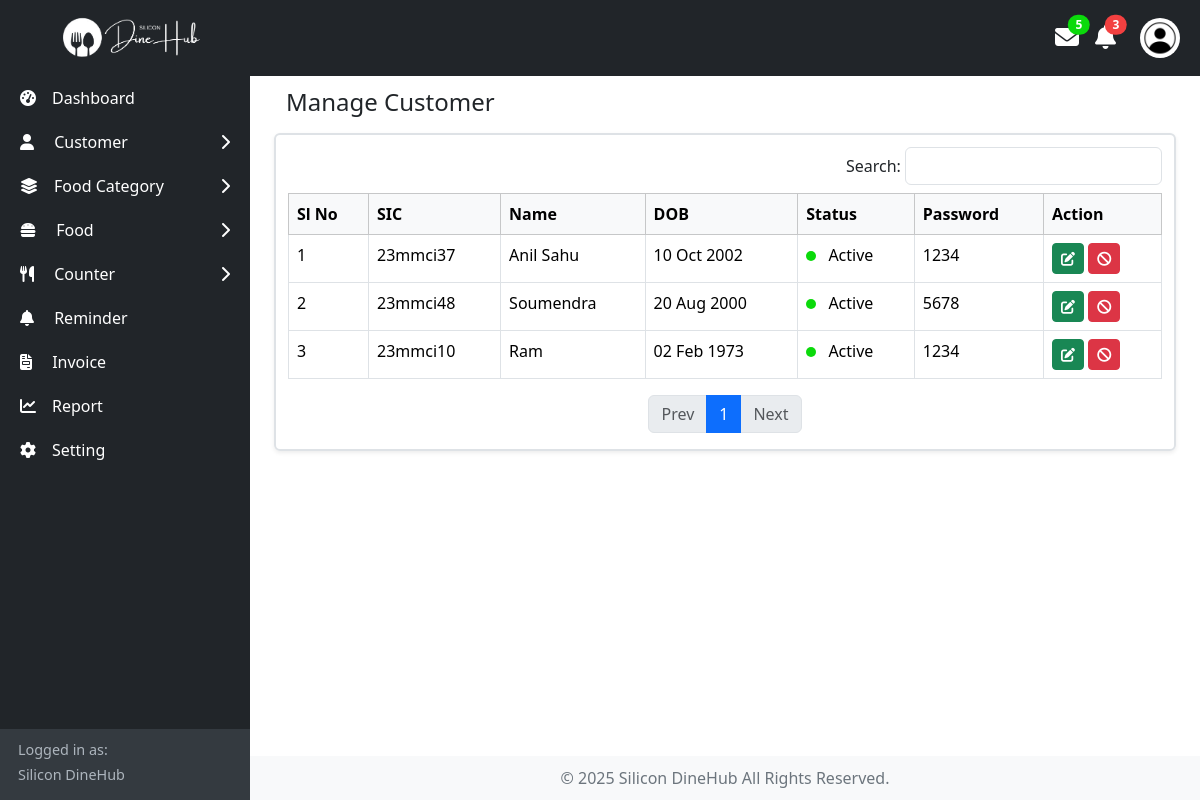
Before: /admin/customerManage.php (signed in) with the older database file.
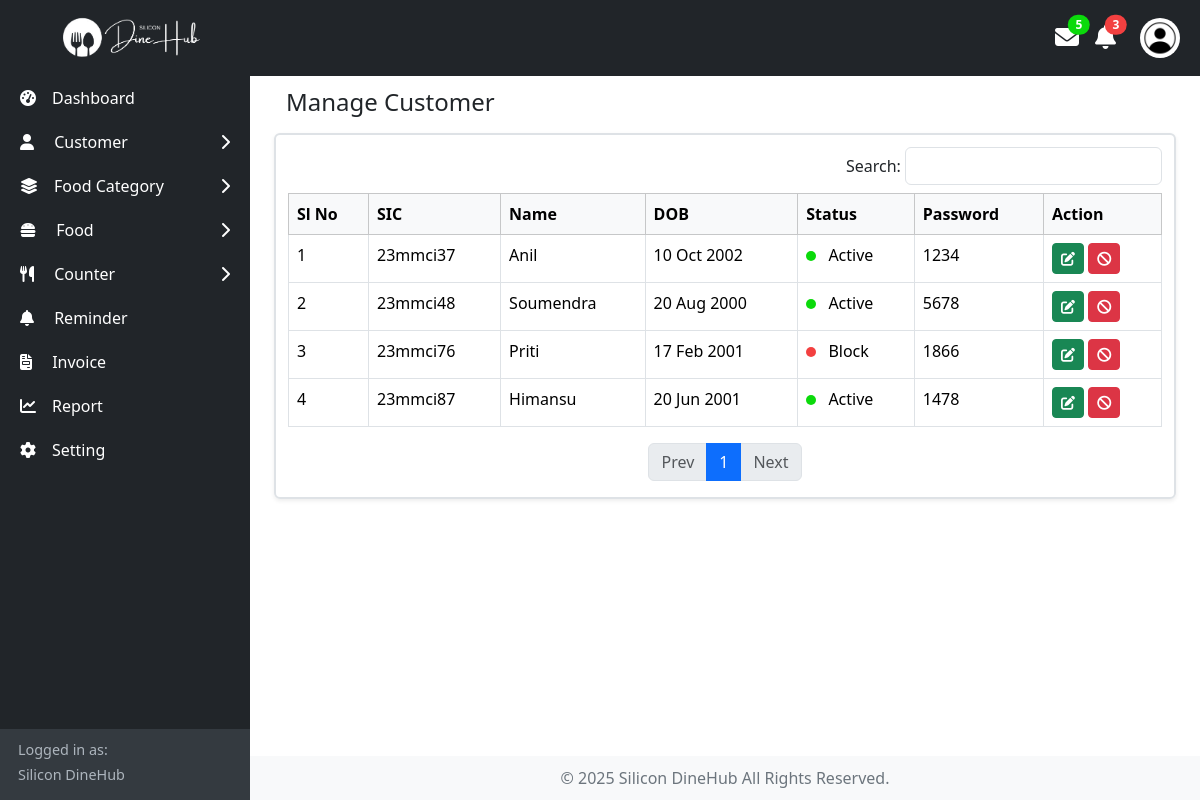
After: the same page with the newer database file.
### tables this page shows
CREATE TABLE `student` (
  `studentID` int(11) NOT NULL,
  `sic` varchar(255) NOT NULL,
  `seID` int(11) DEFAULT NULL,
  `name` varchar(255) NOT NULL,
  `dob` date NOT NULL,
  `password` varchar(128) NOT NULL,
  `isActive` varchar(5) NOT NULL
);

### dbFunctions/studentdb.php (called while the page is built, shortened)
<?php
function getAllStudents() {
    $conn = null;
    $stmt = null;
    try {
        $conn = dbConnection();
        $stmt = $conn->prepare("SELECT * FROM student");
        $stmt->execute();
        $res = $stmt->get_result();
        if($res->num_rows>0){
            return $res;
        }else{
            return "error";
        }
    } catch (Exception $e) {
        error_log($e->getMessage());
        return "error: " . $e->getMessage();
    } finally{
        $stmt->close();
        $conn->close();
    }
}
?>

### admin/customerManage.php (the view, shortened to what this page needs)
<?php
include_once "adminNavbar.php";
require_once "../dbFunctions/studentdb.php";
?>
<section class="content w-100">
    <div class="row mt-2 ms-1 me-1">
        <h4 class="mb-3">Manage Customer</h4>
        <div class="col-md-12 border border-2 pt-1 shadow-sm rounded">
            <div class="row text-end">
                <div class="mb-2 mt-2">
                    <div>
                        Search: <input type="text" class="form-control d-inline-block w-auto" >
                    </div>
                </div>
            </div>
            <div class="d-flex justify-content-between">
                <table class="table table-bordered table-responsive" id="myTable">
                    <thead class="table-light">
                        <tr>
                            <th>Sl No</th>
                            <th>SIC</th>
                            <th>Name</th>
                            <th>DOB</th>
                            <th>Status</th>
                            <th>Password</th>
                            <th>Action</th>
                        </tr>
                    </thead>
                    <tbody>
                        <?php
                            $sl = 1;
                            $result = getAllStudents();
                            while($std = $result->fetch_assoc()){
                                ?>
                                <tr>
                                    <td><?= $sl++?></td>
                                    <td><?= $std['sic']?></td>
                                    <td><?= $std['name']?></td>
                                    <td><?= date('d M Y', strtotime($std['dob'])) ?></td>
                                    <td>
                                        <span
                                            class="d-inline-block rounded-circle me-2"
                                            style="height: 10px; width: 10px; background-color: <?= $std['isActive'] ? 'rgb(11, 218, 11)' : 'rgb(243, 64, 64)' ?>;">
                                        </span>
                                        <?= $std['isActive'] ? 'Active' : 'Block' ?>
                                    </td>
                                    <td><?= $std['password']?></td>
                                    <td>
                                        <a href="details.php?id=<?php echo $std['studentID'] ?>" class="btn btn-success btn-sm"><i class="fa-solid fa-edit"></i></a>
                                        <a href="delete.php?id=<?php echo $std['studentID'] ?>" class="btn btn-danger btn-sm" id=""deleteStudent><i class="fa-solid fa-ban"></i></a>
                                    </td>
                                </tr>
                                <?php
                            }
                        ?>
                    </tbody>
                </table>
            </div>
            <nav>
                <ul class="pagination justify-content-center" id="pagination">
                </ul>
            </nav>
        </div>
    </div>
</section>
<?php include_once "adminFooter.php"; ?>

### admin/adminNavbar.php (shortened to what this page needs)
<!DOCTYPE html>
<html lang="en">
<head>
  <link href="./../assets/bootstrap/bootstrap.min.css" rel="stylesheet" />
  <link rel="stylesheet" href="./../assets/fontawesome/css/fontawesome.css">
  <link rel="stylesheet" href="./../assets/fontawesome/css/regular.css">
  <link rel="stylesheet" href="./../assets/fontawesome/css/solid.css">
  <link rel="stylesheet" href="./../assets/fontawesome/css/brands.css">
  <link href="./../assets/css/AdminCss/style.css" rel="stylesheet" />
  <link href="./../assets/toastr/toastr.min.css" rel="stylesheet">
</head>
<body>
  <nav class="navbar navbar-expand-lg navbar-dark bg-dark">
    <div class="container-fluid">
      <a class="navbar-brand ps-5" href="./index.php">
        <img src="../assets/images/logo.png" alt="logo" />
      </a>
      <div class="collapse navbar-collapse" id="navbarNav">
        <div class="d-flex justify-content-center align-items-center ms-auto">
          <div class="me-3 position-relative">
            <a href="#" class="text-decoration-none">
              <i class="fa-solid fa-envelope" style="font-size: 1.5rem; color: white"></i>
              <span class="position-absolute me-2 top-0 start-100 translate-middle badge rounded-pill"
                id="notification" style="background-color: rgb(11, 218, 11)">5</span>
            </a>
          </div>
          <div class="me-3 position-relative">
            <a href="#" class="text-decoration-none">
              <i class="fa-solid fa-bell" style="font-size: 1.5rem; color: white"></i>
              <span class="position-absolute me-2 top-0 start-100 translate-middle badge rounded-pill"
                id="notification" style="background-color: rgb(243, 64, 64)">3</span>
            </a>
          </div>
          <ul class="navbar-nav">
            <li class="nav-item dropdown">
              <a class="nav-link dropdown-toggle" href="#" id="navbarDropdown" role="button"
                data-bs-toggle="dropdown" aria-expanded="false">
                <img src="../assets/images/admin_Profile_image.jpg" alt="profile" class="profile-logo" />
              </a>
            </li>
          </ul>
        </div>
      </div>
    </div>
  </nav>
    <aside class="sidebar bg-dark">
      <div>
        <a href="./index.php" class="mt-3">
          <div><i class="fas fa-tachometer-alt me-3"></i>Dashboard</div>
        </a>
        <div>
          <a href="#customer" class="dropdown-toggle" data-bs-toggle="collapse" aria-expanded="false">
            <div><i class="fa-solid fa-user me-3"></i> Customer</div> <i class="fa-solid fa-chevron-right"></i>
          </a>
        </div>
        <div>
          <a href="#foodCategory" class="dropdown-toggle" data-bs-toggle="collapse" aria-expanded="false">
            <div><i class="fa-solid fa-layer-group me-3"></i>Food Category</div><i class="fa-solid fa-chevron-right"></i>
          </a>
        </div>
        <div>
          <a href="#food" class="dropdown-toggle" data-bs-toggle="collapse" aria-expanded="false">
            <div><i class="fa-solid fa-burger me-3"></i> Food</div> <i class="fa-solid fa-chevron-right"></i>
          </a>
        </div>
        <div>
          <a href="#counter" class="dropdown-toggle" data-bs-toggle="collapse" aria-expanded="false">
            <div><i class="fa-solid fa-utensils me-3"></i> Counter</div> <i class="fa-solid fa-chevron-right"></i>
          </a>
        </div>
        <div>
          <a href="#dashboard" class="">
            <div><i class="fa-solid fa-bell me-3"></i> Reminder</div>
          </a>
        </div>
        <div>
          <a href="#dashboard" class="">
            <div><i class="fas fa-file-invoice me-3"></i> Invoice</div>
          </a>
        </div>
        <div>
          <a href="#dashboard" class="">
            <div><i class="fas fa-chart-line me-3"></i>Report</div>
          </a>
        </div>
        <div>
          <a href="#dashboard" class="">
            <div><i class="fa-solid fa-gear me-3"></i>Setting</div>
          </a>
        </div>
    </div>
    <div class="sidebar-footer text-start">
      <div class="sidebar-footer-content ms-2">
        <p class="my-0">Logged in as:</p>
        <p class="my-1">Silicon DineHub</p>
      </div>
    </div>
  </aside>

### admin/adminFooter.php (shortened to what this page needs)
    <footer class="d-flex">
      <div class="mx-auto">&copy; <span class="currentYear"></span> Silicon DineHub All Rights Reserved.</div>
    </footer>
  </body>
</html>

### assets/css/AdminCss/style.css (style rules this page uses)
* { padding: 0; margin: 0; box-sizing: border-box; }
body { display: flex; }
.navbar { position: fixed; top: 0; left: 0; width: 100%; z-index: 1050; }
.navbar-brand img { height: 50px; }
.content { margin-left: 250px; margin-top: 60px; padding: 20px; }
.sidebar { height: 100vh; color: white; width: 250px; position: fixed; top: 0; left: 0; padding-top: 60px; display: flex; flex-direction: column; justify-content: space-between; }
.sidebar a { color: white; text-decoration: none; display: flex; align-items: center; justify-content: space-between; padding: 10px 20px; }
.sidebar-footer { text-align: center; padding: 10px; font-size: 0.9rem; background-color: #343a40; color: #adb5bd; }
.dropdown-toggle::after { display: none; }
.profile-logo { width: 40px; height: 40px; object-fit: cover; border-radius: 50%; }
footer { text-align: center; padding: 10px 0; background-color: #f8f9fa; color: #6c757d; position: fixed; bottom: 0; left: 250px; width: calc(100% - 250px); }

Changed rows visible on the page:
changed student "23mmci37": name "Anil Sahu" → "Anil"
changed student: sic "23mmci10" → "23mmci76"; name "Ram" → "Priti"; dob "02 Feb 1973" → "17 Feb 2001"; password "1234" → "1866"; isActive "Active" → "Block"
added student: sic "23mmci87", name "Himansu", dob "20 Jun 2001", isActive "Active", password "1478"
